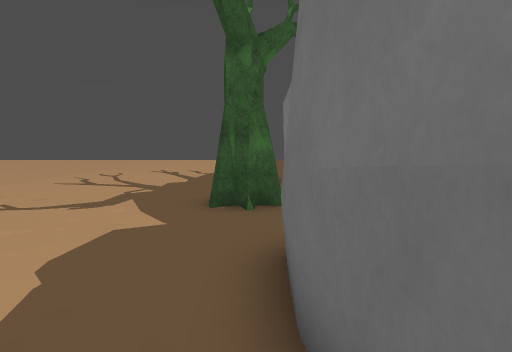
view 1 (above)

16 first-person views from a walk through a level from a Godot 3-D game. The camera is 1.5 m above the floor, tilts 8° down and sees 70° across. The floor is counted in squares, 1 m on a side. Each view is taken from the middle of a square. On the plan, view 1 faces up. The plan holds only what a view shows up to about 16 squares ahead; the rest is blank. The place goes on beyond the plan. Some surface patterns are stand-ins.

view 2
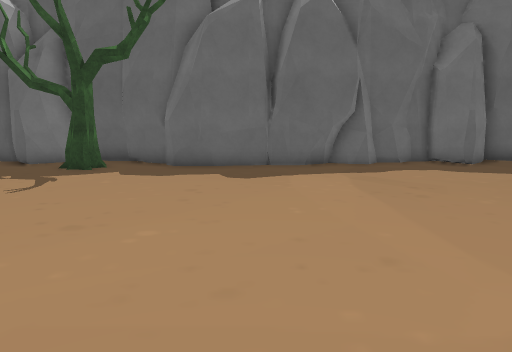

view 3
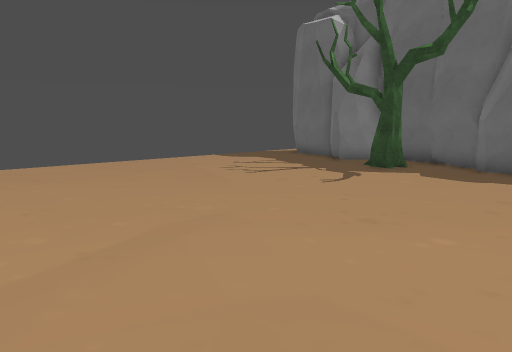

view 4
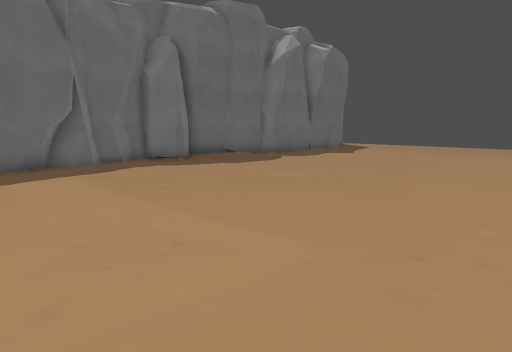

view 5
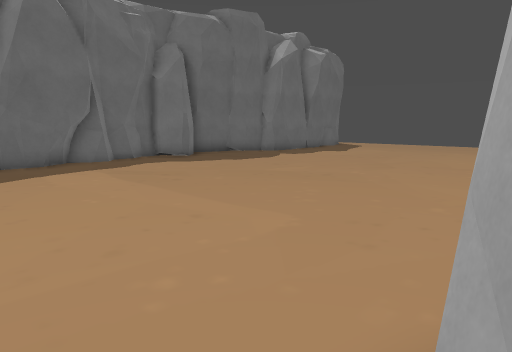

view 6
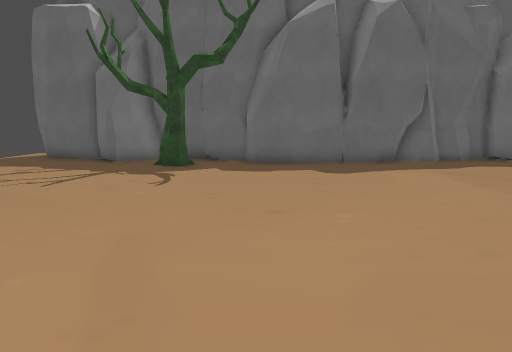

view 7
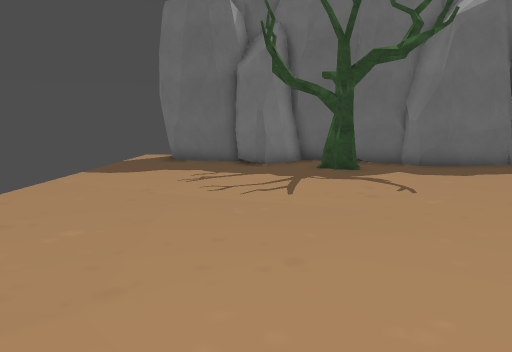

view 8
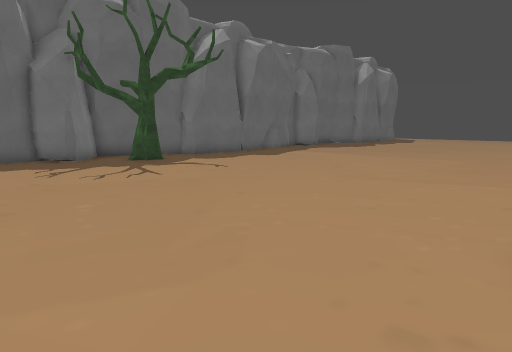

view 9
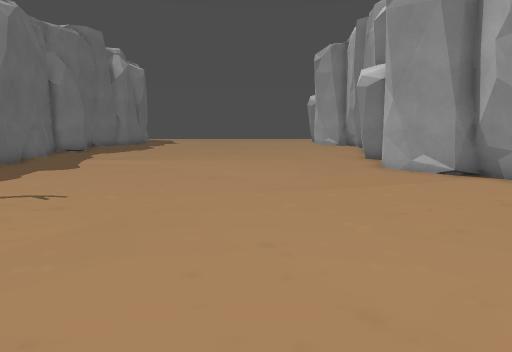

view 10
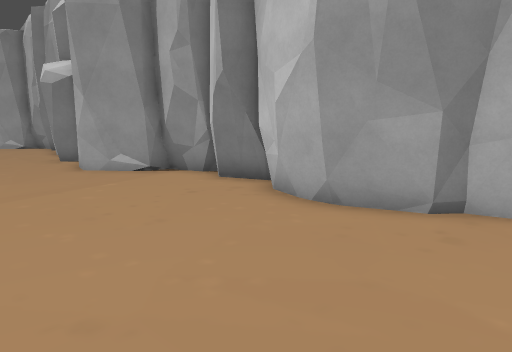

view 11
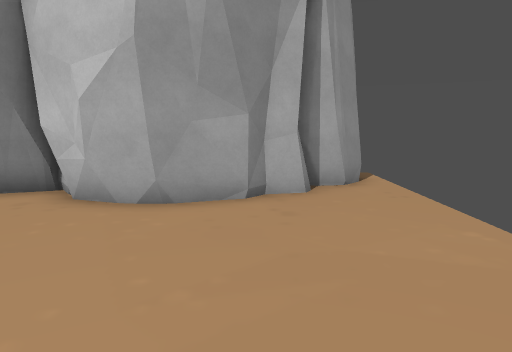

view 12
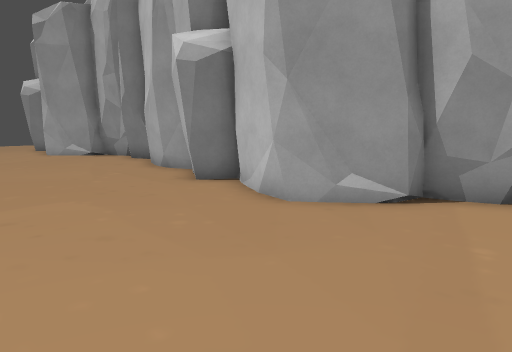

view 13
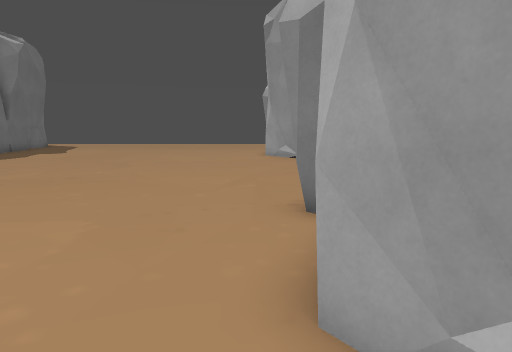

view 14
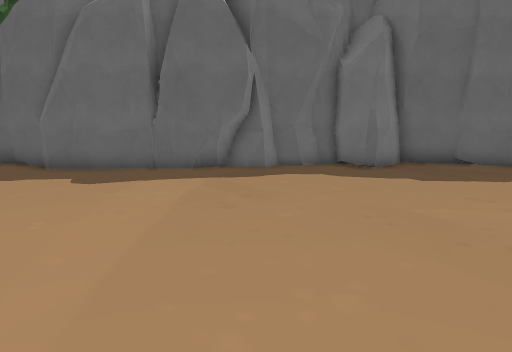

view 15
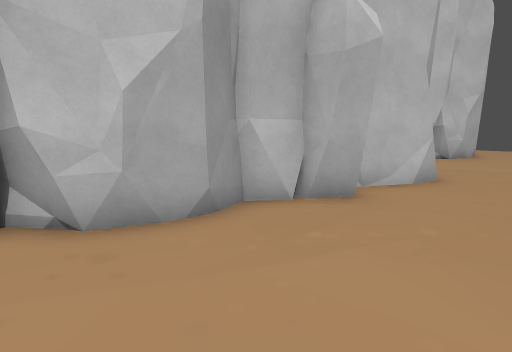

view 16
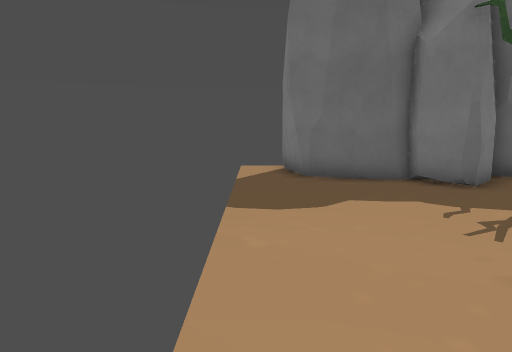

### Floor plan
Key: @ floor where view 1 was taken; # wall or solid block; . floor; T tree.
Columns run from 18 left of view 1 to 5 right of it. Each row starts with its distance up from view 1.
 15 #.......................
 14 ##...................##.
 13  ##.................##
 12   #.................#
 11   ##................#
 10    #...............##
  9   ##...............##
  8   #.................##
  7   #..............TT.#
  6   #.................#
  5   #................##
  4   #................#
  3   ##...............#
  2    ##..............#
  1     #..............#
  0    ##.............@#
 -1    #...............#
 -2    ##..............##
 -3    ##..............##
 -4    #................#
 -5    #................#
 -6    #................#
 -7   ##...............##
 -8   #.................#
 -9   ##................#

Positions as (right, up) in squares from view 1, and headings:
1: (0, 0), facing up
2: (-13, 1), facing right
3: (-13, 1), facing up-right
4: (-13, 2), facing down-right
5: (-14, 3), facing down-right
6: (-14, 4), facing right
7: (-13, 10), facing right
8: (-15, 15), facing down-right
9: (-9, 14), facing down
10: (-9, 14), facing down-left
11: (-8, 12), facing left
12: (-8, 6), facing down-left
13: (-13, 4), facing down
14: (-12, -3), facing right
15: (-10, -9), facing up-left
16: (-8, 15), facing right
